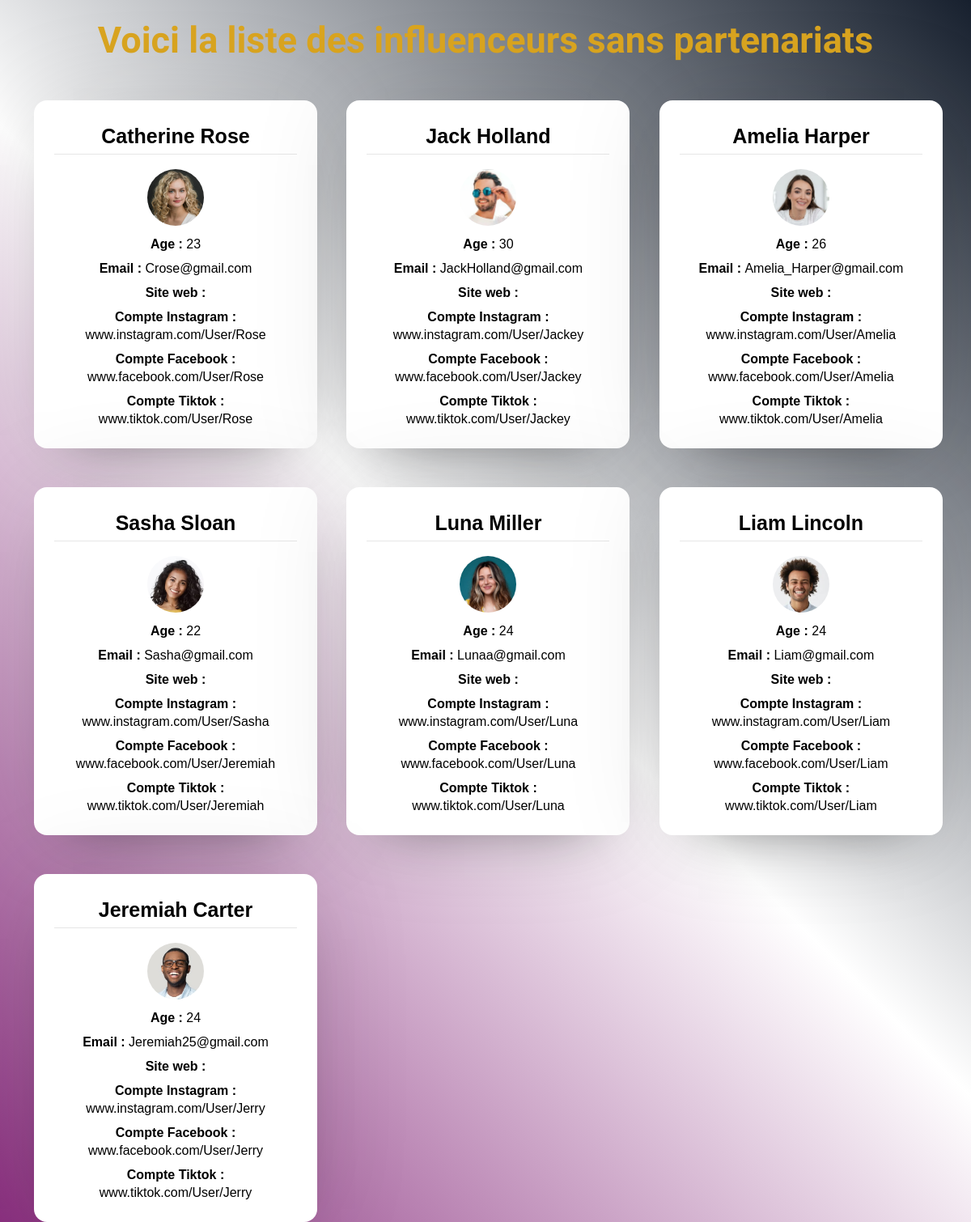
The app's page /show_influence.php (signed in) with its own data.
### tables this page shows
CREATE TABLE `users` (
  `user_id` int(11) NOT NULL,
  `unique_id` int(255) NOT NULL,
  `fname` varchar(255) NOT NULL,
  `lname` varchar(255) NOT NULL,
  `email` varchar(255) NOT NULL,
  `password` varchar(255) NOT NULL,
  `img` varchar(255) NOT NULL,
  `type` text NOT NULL,
  `status` varchar(255) NOT NULL,
  `age_chiffre` varchar(255) NOT NULL,
  `website` varchar(255) NOT NULL,
  `ig_acc` varchar(255) NOT NULL,
  `fb_acc` varchar(255) NOT NULL,
  `tiktok_acc` varchar(255) NOT NULL
);

### show_influence.php (the view, shortened to what this page needs)
<?php
include_once 'php\dbconfig.php';
?>
<!DOCTYPE html>
<html >
<head>
    <link rel="stylesheet" href="css/show_collab.css">
</head>
<body>
    <h1>Voici la liste des influenceurs sans partenariats</h1>
<?php
    $getid = $_SESSION['unique_id'];
    $req2 = "SELECT * FROM users WHERE type = 'influenceur' AND fname NOT IN (SELECT influenceur FROM partenariat WHERE marque = (SELECT fname FROM users WHERE unique_id = {$getid}))";
    $getInf = mysqli_query($conn, $req2);
    if(mysqli_num_rows($getInf) > 0){
        while($frow = mysqli_fetch_assoc($getInf)){
            ?>
            <div class="row">
                <header><p><b><?= $frow['fname'] . " " . $frow['lname'] ; ?></b></p></header>
                <br>
                <img src="php/images/<?php echo $frow['img']; ?>" alt="">
                <p><span><b>Age : </b><?= $frow['age_chiffre'] ; ?></span></p>
                <p><span><b>Email : </b><?= $frow['email'] ; ?></span></p>
                <p><span><b>Site web : </b><?= $frow['website'] ; ?></span></p>
                <p><span><b>Compte Instagram : </b><?= $frow['ig_acc'] ; ?></span></p>
                <p><span><b>Compte Facebook : </b><?= $frow['fb_acc'] ; ?></span></p>
                <p><span><b>Compte Tiktok : </b><?= $frow['tiktok_acc'] ; ?></span></p>
            </div>
            <?php
        }
    }else{
        echo "Aucun influenceur trouvé!!";
    }
?>
</body>
</html>

### css/show_collab.css (style rules this page uses)
* { margin: 0; padding: 0; box-sizing: border-box; text-decoration: none; font-family: 'Poppins', sans-serif; }
body { align-items: center; justify-content: center; min-height: 100vh; background: #f7f7f7; padding: 0 10px; background-image: linear-gradient( 45deg, #8a307f, white, #17202E ); }
h1 { text-align: center; font-size: 45px; color: goldenrod; margin-top: 23px; font-family: 'Merienda'; }
.row { margin-left: 2rem; display: inline-block; justify-content: space-between; margin-top: 3rem; text-align: center; padding: 25px 25px; background: #fff; max-width: 350px; width: 100%; border-radius: 16px; box-shadow: 0 0 128px 0 rgba(0,0,0,0.1), 0 32px 64px -48px rgba(0,0,0,0.5); }
.row img { height: 70px; width: 70px; border-radius: 50%; object-fit: cover; }
.row header { font-size: 25px; font-weight: 600; padding-bottom: 10px; border-bottom: 1px solid #e6e6e6; }
.row p { color: black; align-items: center; padding-top: 8px; line-height: 22px; font-family: 'Merienda'; }

### records on screen
users: fname "Catherine", lname "Rose", img (picture), age_chiffre "23", email "Crose@gmail.com", ig_acc "www.instagram.com/User/Rose", fb_acc "www.facebook.com/User/Rose", tiktok_acc "www.tiktok.com/User/Rose"
users: fname "Jack", lname "Holland", img (picture), age_chiffre "30", email "JackHolland@gmail.com", ig_acc "www.instagram.com/User/Jackey", fb_acc "www.facebook.com/User/Jackey", tiktok_acc "www.tiktok.com/User/Jackey"
users: fname "Amelia", lname "Harper", img (picture), age_chiffre "26", email "Amelia_Harper@gmail.com", ig_acc "www.instagram.com/User/Amelia", fb_acc "www.facebook.com/User/Amelia", tiktok_acc "www.tiktok.com/User/Amelia"
users: fname "Sasha", lname "Sloan", img (picture), age_chiffre "22", email "Sasha@gmail.com", ig_acc "www.instagram.com/User/Sasha", fb_acc "www.facebook.com/User/Jeremiah", tiktok_acc "www.tiktok.com/User/Jeremiah"
users: fname "Luna", lname "Miller", img (picture), age_chiffre "24", email "Lunaa@gmail.com", ig_acc "www.instagram.com/User/Luna", fb_acc "www.facebook.com/User/Luna", tiktok_acc "www.tiktok.com/User/Luna"
users: fname "Liam", lname "Lincoln", img (picture), age_chiffre "24", email "Liam@gmail.com", ig_acc "www.instagram.com/User/Liam", fb_acc "www.facebook.com/User/Liam", tiktok_acc "www.tiktok.com/User/Liam"
users: fname "Jeremiah", lname "Carter", img (picture), age_chiffre "24", email "Jeremiah25@gmail.com", ig_acc "www.instagram.com/User/Jerry", fb_acc "www.facebook.com/User/Jerry", tiktok_acc "www.tiktok.com/User/Jerry"
